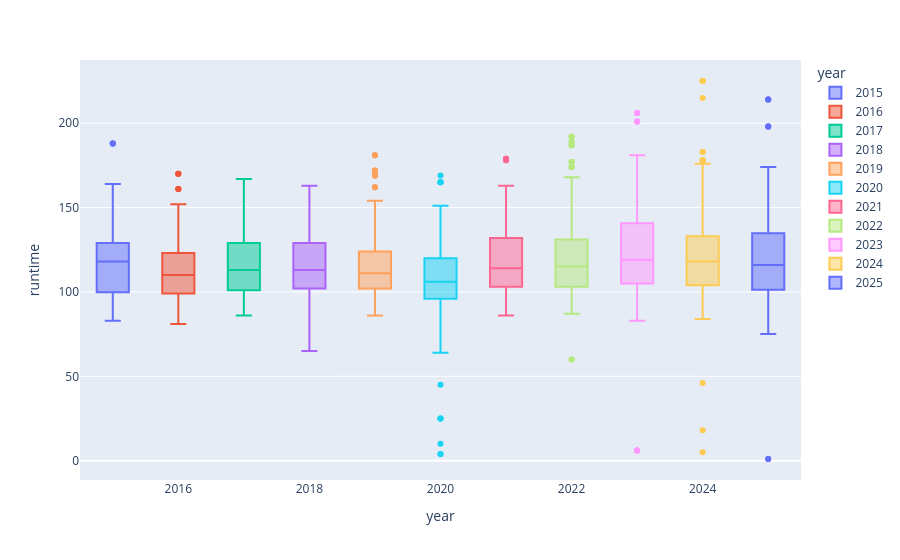

Source (notebook cell):
### Markdown cell above
q1_df

### Code cell
px.box(q_genres, x="year", y="runtime", color = "year", points = "outliers")

### Figure 1 — Plotly figure (JSON) as saved in the notebook; plotly's stock layout.template omitted (floating-point values rounded to 4 significant figures; data arrays with more than 128 entries replaced by an {"elided": "..."} marker saying what was removed)
{"data": [{"alignmentgroup": "True", "boxpoints": "outliers", "hovertemplate": "year=%{x}<br>runtime=%{y}<extra></extra>", "legendgroup": "2015", "marker": {"color": "#636efa"}, "name": "2015", "notched": false, "offsetgroup": "2015", "orientation": "v", "showlegend": true, "type": "box", "x": {"elided": "285 int values"}, "x0": " ", "xaxis": "x", "y": {"elided": "285 int values"}, "y0": " ", "yaxis": "y"}, {"alignmentgroup": "True", "boxpoints": "outliers", "hovertemplate": "year=%{x}<br>runtime=%{y}<extra></extra>", "legendgroup": "2016", "marker": {"color": "#EF553B"}, "name": "2016", "notched": false, "offsetgroup": "2016", "orientation": "v", "showlegend": true, "type": "box", "x": {"elided": "287 int values"}, "x0": " ", "xaxis": "x", "y": {"elided": "287 int values"}, "y0": " ", "yaxis": "y"}, {"alignmentgroup": "True", "boxpoints": "outliers", "hovertemplate": "year=%{x}<br>runtime=%{y}<extra></extra>", "legendgroup": "2017", "marker": {"color": "#00cc96"}, "name": "2017", "notched": false, "offsetgroup": "2017", "orientation": "v", "showlegend": true, "type": "box", "x": {"elided": "289 int values"}, "x0": " ", "xaxis": "x", "y": {"elided": "289 int values"}, "y0": " ", "yaxis": "y"}, {"alignmentgroup": "True", "boxpoints": "outliers", "hovertemplate": "year=%{x}<br>runtime=%{y}<extra></extra>", "legendgroup": "2018", "marker": {"color": "#ab63fa"}, "name": "2018", "notched": false, "offsetgroup": "2018", "orientation": "v", "showlegend": true, "type": "box", "x": {"elided": "299 int values"}, "x0": " ", "xaxis": "x", "y": {"elided": "299 int values"}, "y0": " ", "yaxis": "y"}, {"alignmentgroup": "True", "boxpoints": "outliers", "hovertemplate": "year=%{x}<br>runtime=%{y}<extra></extra>", "legendgroup": "2019", "marker": {"color": "#FFA15A"}, "name": "2019", "notched": false, "offsetgroup": "2019", "orientation": "v", "showlegend": true, "type": "box", "x": {"elided": "291 int values"}, "x0": " ", "xaxis": "x", "y": {"elided": "291 int values"}, "y0": " ", "yaxis": "y"}, {"alignmentgroup": "True", "boxpoints": "outliers", "hovertemplate": "year=%{x}<br>runtime=%{y}<extra></extra>", "legendgroup": "2020", "marker": {"color": "#19d3f3"}, "name": "2020", "notched": false, "offsetgroup": "2020", "orientation": "v", "showlegend": true, "type": "box", "x": {"elided": "286 int values"}, "x0": " ", "xaxis": "x", "y": {"elided": "286 int values"}, "y0": " ", "yaxis": "y"}, {"alignmentgroup": "True", "boxpoints": "outliers", "hovertemplate": "year=%{x}<br>runtime=%{y}<extra></extra>", "legendgroup": "2021", "marker": {"color": "#FF6692"}, "name": "2021", "notched": false, "offsetgroup": "2021", "orientation": "v", "showlegend": true, "type": "box", "x": {"elided": "303 int values"}, "x0": " ", "xaxis": "x", "y": {"elided": "303 int values"}, "y0": " ", "yaxis": "y"}, {"alignmentgroup": "True", "boxpoints": "outliers", "hovertemplate": "year=%{x}<br>runtime=%{y}<extra></extra>", "legendgroup": "2022", "marker": {"color": "#B6E880"}, "name": "2022", "notched": false, "offsetgroup": "2022", "orientation": "v", "showlegend": true, "type": "box", "x": {"elided": "298 int values"}, "x0": " ", "xaxis": "x", "y": {"elided": "298 int values"}, "y0": " ", "yaxis": "y"}, {"alignmentgroup": "True", "boxpoints": "outliers", "hovertemplate": "year=%{x}<br>runtime=%{y}<extra></extra>", "legendgroup": "2023", "marker": {"color": "#FF97FF"}, "name": "2023", "notched": false, "offsetgroup": "2023", "orientation": "v", "showlegend": true, "type": "box", "x": {"elided": "287 int values"}, "x0": " ", "xaxis": "x", "y": {"elided": "287 int values"}, "y0": " ", "yaxis": "y"}, {"alignmentgroup": "True", "boxpoints": "outliers", "hovertemplate": "year=%{x}<br>runtime=%{y}<extra></extra>", "legendgroup": "2024", "marker": {"color": "#FECB52"}, "name": "2024", "notched": false, "offsetgroup": "2024", "orientation": "v", "showlegend": true, "type": "box", "x": {"elided": "267 int values"}, "x0": " ", "xaxis": "x", "y": {"elided": "267 int values"}, "y0": " ", "yaxis": "y"}, {"alignmentgroup": "True", "boxpoints": "outliers", "hovertemplate": "year=%{x}<br>runtime=%{y}<extra></extra>", "legendgroup": "2025", "marker": {"color": "#636efa"}, "name": "2025", "notched": false, "offsetgroup": "2025", "orientation": "v", "showlegend": true, "type": "box", "x": {"elided": "283 int values"}, "x0": " ", "xaxis": "x", "y": {"elided": "283 int values"}, "y0": " ", "yaxis": "y"}], "layout": {"boxmode": "overlay", "legend": {"title": {"text": "year"}, "tracegroupgap": 0}, "margin": {"t": 60}, "xaxis": {"anchor": "y", "categoryarray": [2015, 2016, 2017, 2018, 2019, 2020, 2021, 2022, 2023, 2024, 2025], "categoryorder": "array", "domain": [0, 1], "title": {"text": "year"}}, "yaxis": {"anchor": "x", "domain": [0, 1], "title": {"text": "runtime"}}}}
